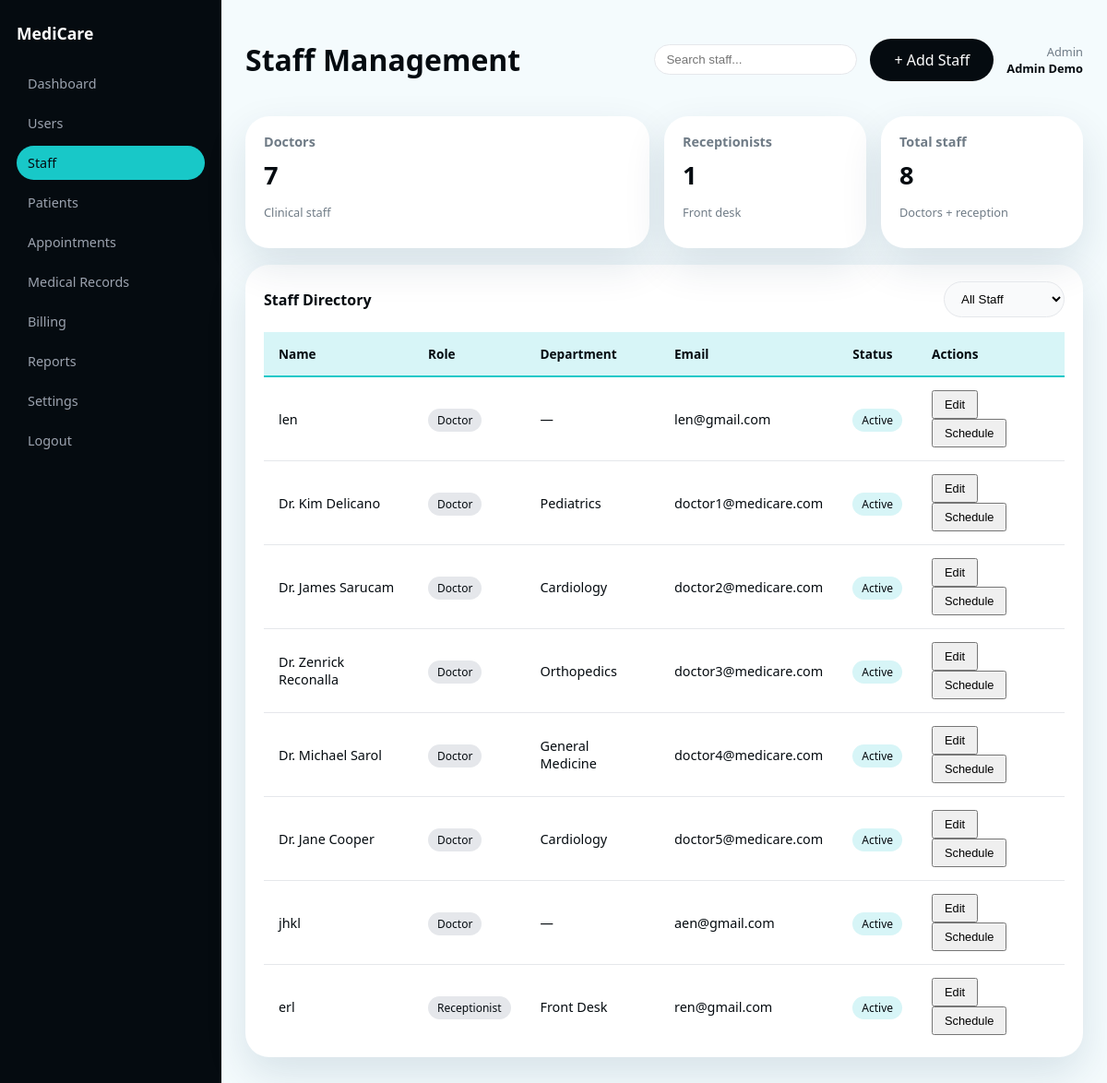
/medicare-clinic/index.php?page=admin-staff (signed in), run on an earlier commit of the app's database.
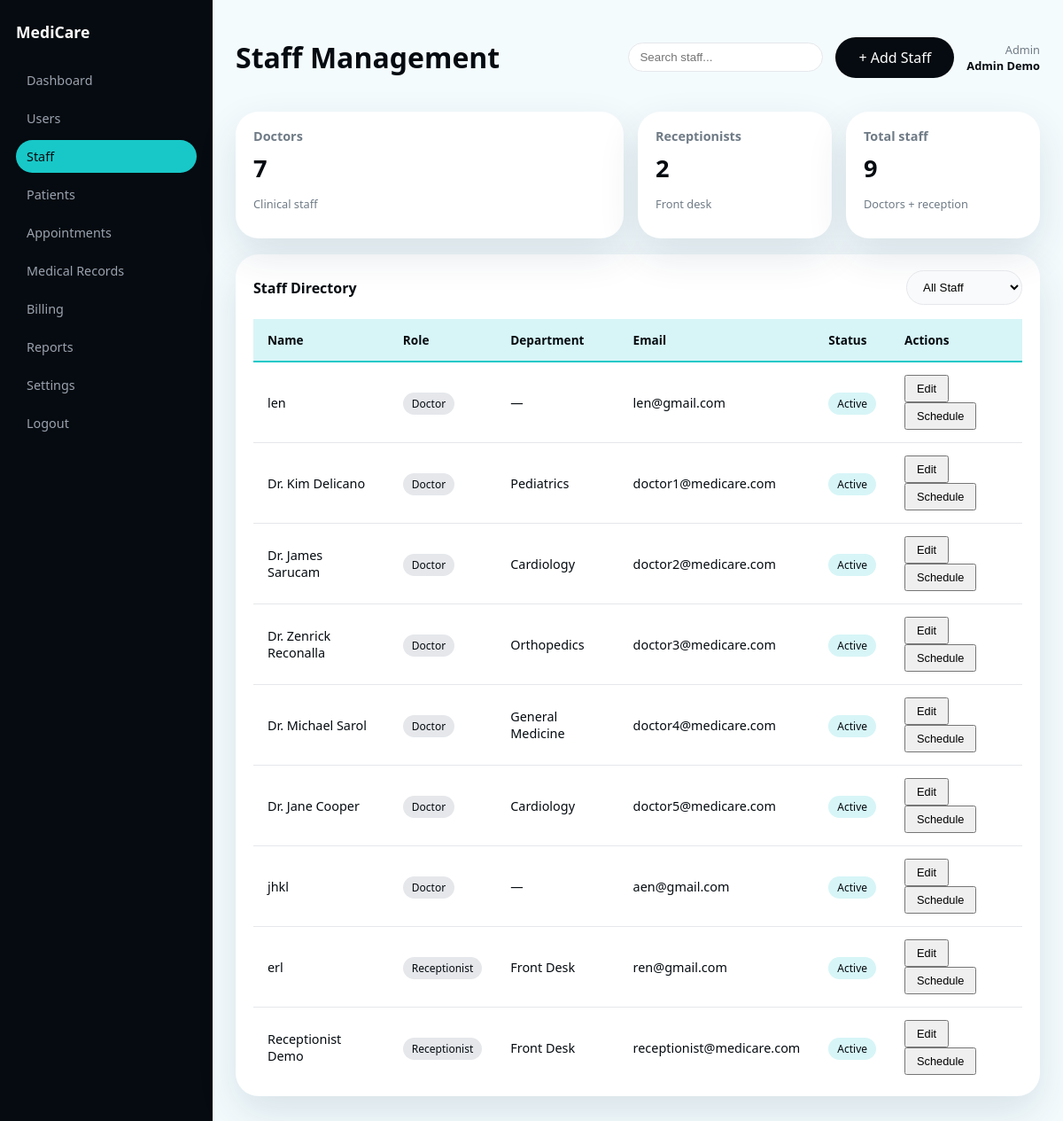
And on a later commit of the database.
### tables this page shows
CREATE TABLE users (
            id INTEGER PRIMARY KEY AUTOINCREMENT,
            email TEXT NOT NULL UNIQUE,
            password_hash TEXT NOT NULL,
            name TEXT NOT NULL,
            role TEXT NOT NULL CHECK(role IN ('admin','doctor','nurse','receptionist','patient')),
            created_at TEXT DEFAULT CURRENT_TIMESTAMP
        , department TEXT);

### medicare-clinic/config/auth.php (called while the page is built, shortened)
<?php
function current_user()
{
    return $_SESSION['user'] ?? null;
}

### medicare-clinic/app/views/admin/staff.php (the view, shortened to what this page needs)
<?php
require __DIR__ . '/../layouts/admin_sidebar.php';
$pdo = $GLOBALS['pdo'] ?? null;
$user = current_user();
$sidebar = render_admin_sidebar();
$staff = [];
if ($pdo) {
    $stmt = $pdo->prepare("SELECT id, name, email, role, department FROM users WHERE role IN ('doctor','receptionist') ORDER BY role");
    $stmt->execute();
    $staff = $stmt->fetchAll(PDO::FETCH_ASSOC);
}
$counts = array_count_values(array_column($staff, 'role'));
$doctorCount = $counts['doctor'] ?? 0;
$receptionistCount = $counts['receptionist'] ?? 0;
$totalStaff = count($staff);
?>
<div class="app-shell">
    <?php echo $sidebar; ?>
    <main class="main-content">
        <header class="main-header">
            <h1>Staff Management</h1>
            <div class="header-right">
                <div class="search-bar">
                    <input type="text" placeholder="Search staff..." />
                </div>
                <a class="btn-primary" href="index.php?page=admin-register">+ Add Staff</a>
                <div class="user-info">
                    <span class="role">Admin</span>
                    <span class="name"><?php echo htmlspecialchars($user['name'] ?? 'Admin'); ?></span>
                </div>
            </div>
        </header>
        <section class="grid-3">
            <div class="summary-card">
                <h4>Doctors</h4>
                <div class="summary-value"><?php echo $doctorCount; ?></div>
                <p class="summary-change">Clinical staff</p>
            </div>
            <div class="summary-card">
                <h4>Receptionists</h4>
                <div class="summary-value"><?php echo $receptionistCount; ?></div>
                <p class="summary-change">Front desk</p>
            </div>
            <div class="summary-card">
                <h4>Total staff</h4>
                <div class="summary-value"><?php echo $totalStaff; ?></div>
                <p class="summary-change">Doctors + reception</p>
            </div>
        </section>
        <section class="panel">
            <div class="panel-header">
                <h3>Staff Directory</h3>
                <select>
                    <option>All Staff</option>
                </select>
            </div>
            <table class="data-table">
                <thead>
                    <tr>
                        <th>Name</th>
                        <th>Role</th>
                        <th>Department</th>
                        <th>Email</th>
                        <th>Status</th>
                        <th>Actions</th>
                    </tr>
                </thead>
                <tbody>
                    <?php foreach ($staff as $s): ?>
                    <tr class="<?php echo $s['role'] === 'doctor' ? 'doctor-row' : 'receptionist-row'; ?>">
                        <td><?php echo htmlspecialchars($s['name']); ?></td>
                        <td><span class="badge"><?php echo htmlspecialchars(ucfirst($s['role'])); ?></span></td>
                        <td><?php echo $s['role'] === 'doctor' ? htmlspecialchars($s['department'] ?? '—') : 'Front Desk'; ?></td>
                        <td><?php echo htmlspecialchars($s['email']); ?></td>
                        <td><span class="badge cyan">Active</span></td>
                        <td>
                            <button class="btn-outline small">Edit</button>
                            <button class="btn-outline small">Schedule</button>
                        </td>
                    </tr>
                    <?php endforeach; ?>
                </tbody>
            </table>
        </section>
    </main>
</div>

What changed in the data, as far as the page shows it:
added users: name "Receptionist Demo", role "Receptionist", shows "Front Desk", email "receptionist@medicare.com"
Also different on the page:
$receptionistCount: "1" → "2"
$totalStaff: "8" → "9"
